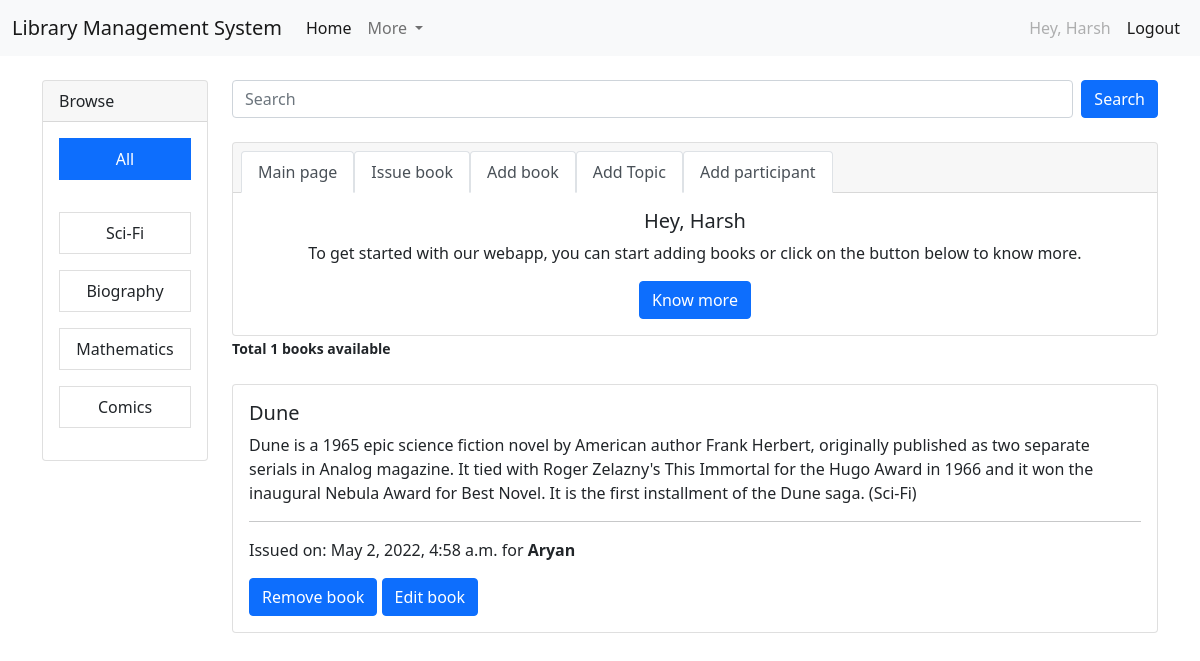
The app's page / (signed in), older data.
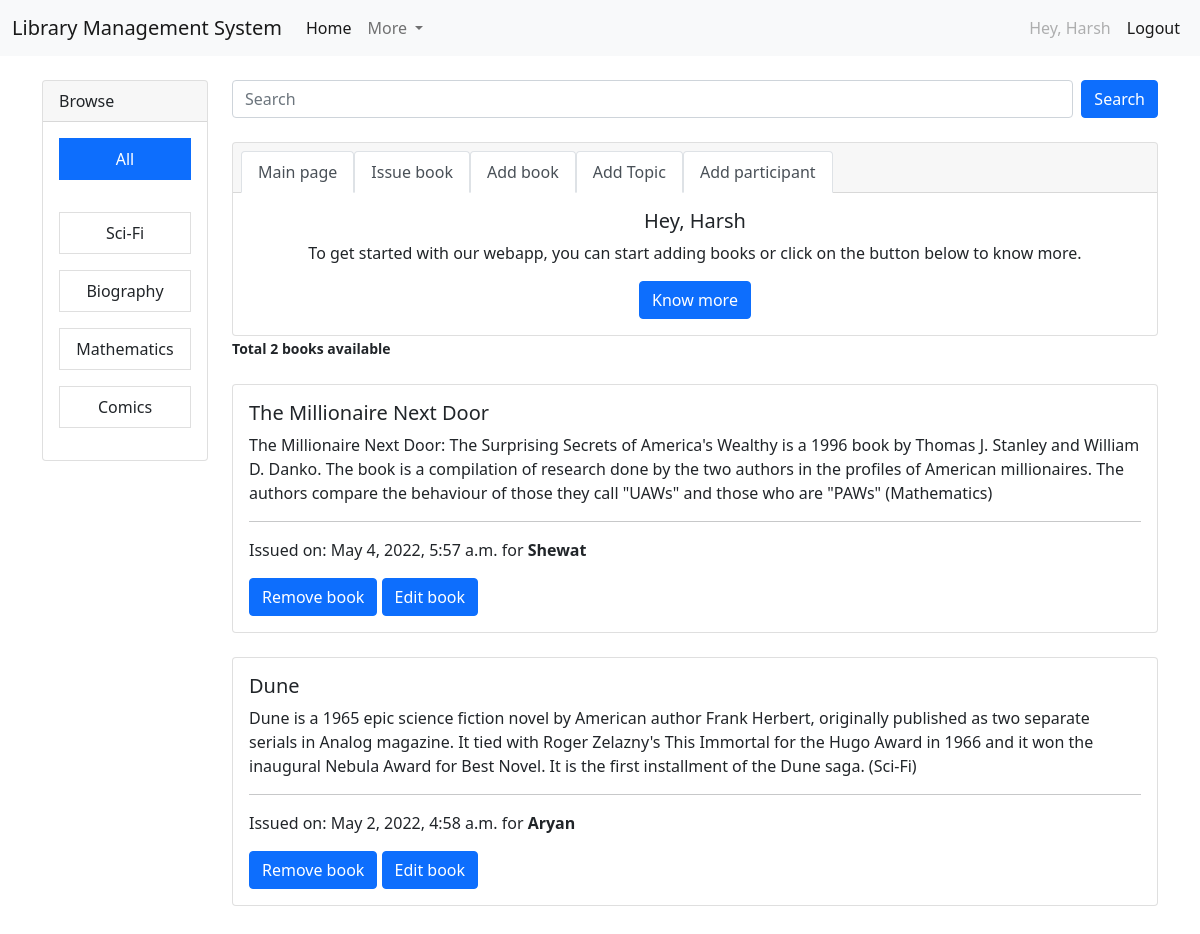
The same page, newer data.
### core/models.py (models this page shows, shortened)
class Topic(models.Model):
    objects = None
    name = models.CharField(max_length=200)
    def __str__(self):
        return self.name

class Issue(models.Model):
    objects = None
    host = models.ForeignKey(User, on_delete=models.SET_NULL, null=True)
    id = models.AutoField(primary_key=True)
    participant = models.ForeignKey(participant, on_delete=models.SET_NULL, null=True)
    book = models.ForeignKey(book, on_delete=models.SET_NULL, null=True)
    created = models.DateTimeField(auto_now=True, null=True)
    updated = models.DateTimeField(auto_now_add=True, null=True)
    class Meta:
        ordering = ['-updated', '-created']

class book(models.Model):
    objects = None
    id = models.AutoField(primary_key=True)
    title = models.CharField(max_length=200)
    desc = models.TextField()
    topic = models.ForeignKey(Topic, on_delete=models.SET_NULL, null=True)

class participant(models.Model):
    objects = None
    name = models.CharField(max_length=200)
    def __str__(self):
        return self.name

### core/views.py (the view)
# urls.py: path('', views.home, name='home'),
def home(request):
    q = request.GET.get('q') if request.GET.get('q') != None else ''
    t = Issue.objects.filter(Q(book__topic__name__icontains=q) |
                              Q(book__title__icontains=q) |
                              Q(book__desc__icontains=q) |
                            Q(participant__name__icontains=q)
                              )
    room_count = t.count()
    t1 = Topic.objects.all()
    context = {'books': t , 'topic': t1, 'room_count': room_count}
    return render(request, 'home.html', context)

### templates/home.html (shortened to what this page needs)
{% extends 'main.html' %}
{% block content %}
{% if request.user.is_authenticated %}
<div class="container my-4">
  <div class="row">
    <div class="col col-lg-2">
<div class="card">
  <div class="card-header">
    Browse
  </div>
  <div class="card-body">
    <p class="card-title"> <a href = "{% url 'home' %}" class = "list-group-item list-group-item-action active text-center">All</a></p>
    <br>
    {% for t in topic %}
    <p class="nav-text"><a class = "list-group-item list-group-item-action text-center" href = "{% url 'home' %}?q={{t.name}}">{{t.name}}</a></p>
    {% endfor %}
  </div>
</div>
    </div>
    <div class="col ">
      <form class="d-flex" method = "GET" action = "{% url 'home' %}">
        <input class="form-control me-2" type="text" name = "q" placeholder="Search" aria-label="Search"/>
        <button class="btn btn-primary" type="submit">Search</button>
      </form>
      <br>
<div class="card text-center">
  <div class="card-header">
    <ul class="nav nav-tabs card-header-tabs">
      <li class="nav-item">
        <a class="nav-link active" aria-current="true" href="/">Main page</a>
      </li>
      <li class="nav-item">
        <a class="nav-link active" href="\add">Issue book</a>
      </li>
      <li class="nav-item">
        <a class="nav-link active" href="\addBook">Add book</a>
      </li>
      <li class="nav-item">
        <a class="nav-link active" href="\addTopic">Add Topic</a>
      </li>
      <li class="nav-item">
        <a class="nav-link active" href="\addParticipant">Add participant</a>
      </li>
    </ul>
  </div>
  <div class="card-body">
    <h5 class="card-title">Hey, {{user}}</h5>
    <p class="card-text">To get started with our webapp, you can start adding books or click on the button below to know more.</p>
    <a href="#" class="btn btn-primary">Know more</a>
  </div>
</div>
      {% if room_count > 0 %}
<small><b>Total {{room_count}} books available</b></small>
      {% else %}
      <small><b>ooppsssieee no books available</b></small>
      {% endif %}
      {% for bookk in books %}
      <div class="card my-4">
  <div class="card-body">
    <h5 class="card-title">{{bookk.book.title}}</h5>
    <p class="card-text">{{bookk.book.desc}} ({{bookk.book.topic}})</p>
      <hr>
      <p class="card-text">Issued on: {{bookk.created}} for <b>{{bookk.participant}}</b></p>
    {% if request.user == bookk.host %}
    <a href="delete/{{bookk.id}}" class="btn btn-primary">Remove book</a>
    <a href ="update/{{bookk.id}}" class="btn btn-primary">Edit book</a>
      {% endif %}
    </div>
  </div>
      {% endfor%}
    </div>
{% endif %}
{% endblock content %}

### templates/main.html (shortened to what this page needs)
<!doctype html>
<html lang="en">
  <head>
    <nav class="navbar navbar-expand-lg navbar-light bg-light">
  <div class="container-fluid">
    <a class="navbar-brand" href="\">Library Management System</a>
    <div class="collapse navbar-collapse" id="navbarSupportedContent">
      <ul class="navbar-nav me-auto mb-2 mb-lg-0">
        <li class="nav-item">
          <a class="nav-link active" aria-current="page" href='\'>Home</a>
        </li>
        <li class="nav-item dropdown">
          <a class="nav-link dropdown-toggle" href="#" id="navbarDropdown" role="button" data-bs-toggle="dropdown" aria-expanded="false">
            More
          </a>
        </li>
      </ul>
      <form class="d-flex">
        <ul class="navbar-nav me-auto mb-2 mb-lg-0">
        {% if request.user.is_authenticated %}
          <li>
        <a class = 'nav-link disabled' > Hey, {{user}}</a></li>
          <li>
        <a class="nav-link active" href = "{% url 'logout' %}">Logout</a></li>
       {% else %}
          <li>
       <a class = "nav-link" href = "{% url 'register' %}">Register</a></li>
       <li>
          <a class = "nav-link active" href = "{% url 'login' %}">Login</a></li>
       {% endif %}
        </ul>
      </form>
    </div>
  </div>
</nav>
    <link href="https://cdn.jsdelivr.net/npm/bootstrap@5.1.3/dist/css/bootstrap.min.css" rel="stylesheet">
  </head>
  <body>
  {% block content %}
  {% endblock %}
  </body>
</html>

Row changes from the older to the newer data that the page shows:
added Issue: book "The Millionaire Next Door", book.desc "The Millionaire Next Door: The Surprising Secrets of America's Wealthy is a 1996 book by Thomas J. Stanley and William D. Danko. The book is a compilation of research done by the two authors in the profiles of American millionaires. The authors compare the behaviour of those they call \"UAWs\" and those who are \"PAWs\"", book.topic "Mathematics", created "May 4, 2022, 5:57 a.m.", participant "Shewat"
Text that changed along with them:
{{ room_count }}: "1" → "2"
